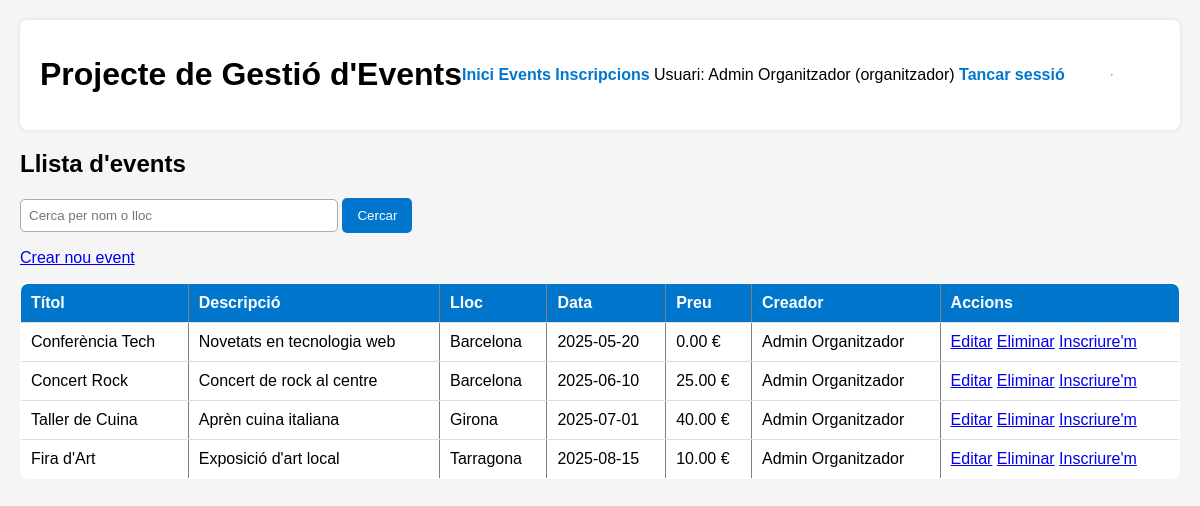
/events/events_list.php (signed in), run on the app's committed database.
### tables this page shows
CREATE TABLE events (
    id INT AUTO_INCREMENT PRIMARY KEY,
    title VARCHAR(150) NOT NULL,
    description TEXT,
    location VARCHAR(150),
    event_date DATE NOT NULL,
    price DECIMAL(10,2) DEFAULT 0.00,
    created_by INT NOT NULL,
    created_at DATETIME DEFAULT CURRENT_TIMESTAMP,
    FOREIGN KEY (created_by) REFERENCES users(id)
);

CREATE TABLE users (
    id INT AUTO_INCREMENT PRIMARY KEY,
    name VARCHAR(100) NOT NULL,
    email VARCHAR(100) NOT NULL UNIQUE,
    password VARCHAR(255) NOT NULL,
    role_id INT NOT NULL,
    created_at DATETIME DEFAULT CURRENT_TIMESTAMP,
    FOREIGN KEY (role_id) REFERENCES roles(id)
);

### config/config.php (called while the page is built, shortened)
<?php
function esc($conn, $str) {
    return mysqli_real_escape_string($conn, trim($str));
}
?>

### events/events_list.php (the view, shortened to what this page needs)
<?php
require_once "../config/config.php";
$search = esc($conn, $_GET["search"] ?? "");
$sql = "SELECT e.*, u.name AS creator
        FROM events e
        JOIN users u ON e.created_by = u.id
        WHERE 1";
$sql .= " ORDER BY e.event_date ASC";
$result = mysqli_query($conn, $sql);
?>
<?php include "../includes/header.php"; ?>
<h2>Llista d'events</h2>
<form method="get">
    <input type="text" name="search" placeholder="Cerca per nom o lloc" value="<?php echo $search; ?>">
    <button type="submit">Cercar</button>
</form>
<?php if ($_SESSION["user_role"] === "organitzador"): ?>
    <p><a href="event_create.php">Crear nou event</a></p>
<?php endif; ?>
<table border="1">
    <tr>
        <th>Títol</th>
        <th>Descripció</th>
        <th>Lloc</th>
        <th>Data</th>
        <th>Preu</th>
        <th>Creador</th>
        <th>Accions</th>
    </tr>
    <?php while ($row = mysqli_fetch_assoc($result)): ?>
    <tr>
        <td><?php echo $row["title"]; ?></td>
        <td><?php echo $row["description"]; ?></td>
        <td><?php echo $row["location"]; ?></td>
        <td><?php echo $row["event_date"]; ?></td>
        <td><?php echo $row["price"]; ?> €</td>
        <td><?php echo $row["creator"]; ?></td>
        <td>
            <?php if ($_SESSION["user_role"] === "organitzador" && $row["created_by"] == $_SESSION["user_id"]): ?>
                <a href="event_edit.php?id=<?php echo $row["id"]; ?>">Editar</a>
                <a href="event_delete.php?id=<?php echo $row["id"]; ?>" onclick="return confirm('Segur que vols eliminar aquest event?');">Eliminar</a>
            <?php endif; ?>
            <a href="../registrations/registration_create.php?event_id=<?php echo $row["id"]; ?>">Inscriure'm</a>
        </td>
    </tr>
    <?php endwhile; ?>
</table>
<?php include "../includes/footer.php"; ?>

### assets/css/styles.css (style rules this page uses)
body { font-family: Arial, sans-serif; margin: 20px; background: #f5f5f5; }
h2 { margin-top: 0; }
table { width: 100%; border-collapse: collapse; background: white; border-radius: 8px; overflow: hidden; }
table th, table td { padding: 10px; border-bottom: 1px solid #ddd; }
table th { background: #0077cc; color: white; text-align: left; }
input, textarea, select { width: 300px; padding: 8px; border-radius: 5px; border: 1px solid #aaa; }
button { padding: 10px 15px; background: #0077cc; color: white; border: none; border-radius: 5px; cursor: pointer; }

### data on the page
events: title "Conferència Tech", description "Novetats en tecnologia web", location "Barcelona", event_date "2025-05-20", price "0.00", created_by.name "Admin Organitzador"
events: title "Concert Rock", description "Concert de rock al centre", location "Barcelona", event_date "2025-06-10", price "25.00", created_by.name "Admin Organitzador"
events: title "Taller de Cuina", description "Aprèn cuina italiana", location "Girona", event_date "2025-07-01", price "40.00", created_by.name "Admin Organitzador"
events: title "Fira d'Art", description "Exposició d'art local", location "Tarragona", event_date "2025-08-15", price "10.00", created_by.name "Admin Organitzador"

### other printed values
$_SESSION['user_name'] "Admin Organitzador"
$_SESSION['user_role'] "organitzador"
